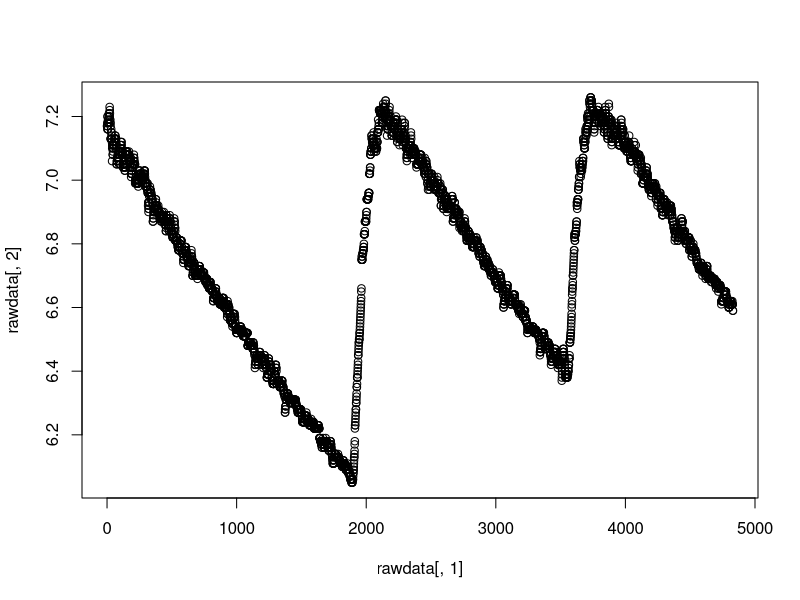

Reproduce this figure in R.
### Load data

rawdata <- read.csv("RESPA05.1.csv")

plot(rawdata[,1], rawdata[,2])

### set exp parameters

exptype <- "intermittent" #also open, closed, flowthrough
timeunit <- "s" #also min, hr
O2unit <- "mg/L" #also umol, %, mL ...
massunit <- "g" #also mg, kg
masstype <- "ash-free dry" #also total, wet, dry, tissue
volunit <- "L" #also ml, μl?
flowunit <- "ml/s" #also ml/min, ml/h, L/s, L/min, L/h, only for flowthrough
fluxunit <- "mg/h" #only for open.

## set exp data

specimen <- "HC14" #unique specimen ID
mass <- 0.3197
volume <- 0.257
reps <- 3 #replicates within these data #REQUIRED
    ## if reps >1, have to enter start and end times for each rep
    repstarts <- c(0,2100,3750)
    repends <- c(1800,3500,4800)
flowrate <- NULL #only for flowthrough
flux <- NULL #only for open. Estimated input of O2 at surface of open containers 

